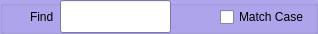
<?xml version="1.0" encoding="UTF-8"?>
<ui version="4.0">
 <class>pqItemViewSearchWidget</class>
 <widget class="QDialog" name="pqItemViewSearchWidget">
  <property name="geometry">
   <rect>
    <x>0</x>
    <y>0</y>
    <width>318</width>
    <height>34</height>
   </rect>
  </property>
  <property name="sizePolicy">
   <sizepolicy hsizetype="Expanding" vsizetype="Fixed">
    <horstretch>0</horstretch>
    <verstretch>0</verstretch>
   </sizepolicy>
  </property>
  <property name="palette">
   <palette>
    <active>
     <colorrole role="Base">
      <brush brushstyle="SolidPattern">
       <color alpha="255">
        <red>255</red>
        <green>255</green>
        <blue>255</blue>
       </color>
      </brush>
     </colorrole>
     <colorrole role="Window">
      <brush brushstyle="SolidPattern">
       <color alpha="255">
        <red>175</red>
        <green>166</green>
        <blue>238</blue>
       </color>
      </brush>
     </colorrole>
    </active>
    <inactive>
     <colorrole role="Base">
      <brush brushstyle="SolidPattern">
       <color alpha="255">
        <red>255</red>
        <green>255</green>
        <blue>255</blue>
       </color>
      </brush>
     </colorrole>
     <colorrole role="Window">
      <brush brushstyle="SolidPattern">
       <color alpha="255">
        <red>175</red>
        <green>166</green>
        <blue>238</blue>
       </color>
      </brush>
     </colorrole>
    </inactive>
    <disabled>
     <colorrole role="Base">
      <brush brushstyle="SolidPattern">
       <color alpha="255">
        <red>175</red>
        <green>166</green>
        <blue>238</blue>
       </color>
      </brush>
     </colorrole>
     <colorrole role="Window">
      <brush brushstyle="SolidPattern">
       <color alpha="255">
        <red>175</red>
        <green>166</green>
        <blue>238</blue>
       </color>
      </brush>
     </colorrole>
    </disabled>
   </palette>
  </property>
  <property name="windowTitle">
   <string>Dialog</string>
  </property>
  <property name="windowOpacity">
   <double>0.870000000000000</double>
  </property>
  <layout class="QHBoxLayout" name="horizontalLayout">
   <property name="spacing">
    <number>3</number>
   </property>
   <property name="margin">
    <number>0</number>
   </property>
   <item>
    <widget class="QGroupBox" name="groupBox">
     <widget class="QLineEdit" name="lineEditSearch">
      <property name="geometry">
       <rect>
        <x>60</x>
        <y>0</y>
        <width>111</width>
        <height>33</height>
       </rect>
      </property>
      <property name="cursor">
       <cursorShape>ArrowCursor</cursorShape>
      </property>
      <property name="mouseTracking">
       <bool>false</bool>
      </property>
      <property name="focusPolicy">
       <enum>Qt::StrongFocus</enum>
      </property>
      <property name="acceptDrops">
       <bool>false</bool>
      </property>
     </widget>
     <widget class="QLabel" name="label">
      <property name="geometry">
       <rect>
        <x>30</x>
        <y>0</y>
        <width>29</width>
        <height>34</height>
       </rect>
      </property>
      <property name="sizePolicy">
       <sizepolicy hsizetype="Fixed" vsizetype="Preferred">
        <horstretch>0</horstretch>
        <verstretch>0</verstretch>
       </sizepolicy>
      </property>
      <property name="text">
       <string>Find</string>
      </property>
     </widget>
     <widget class="QPushButton" name="nextButton">
      <property name="geometry">
       <rect>
        <x>180</x>
        <y>3</y>
        <width>16</width>
        <height>31</height>
       </rect>
      </property>
      <property name="sizePolicy">
       <sizepolicy hsizetype="Fixed" vsizetype="Fixed">
        <horstretch>0</horstretch>
        <verstretch>0</verstretch>
       </sizepolicy>
      </property>
      <property name="focusPolicy">
       <enum>Qt::StrongFocus</enum>
      </property>
      <property name="toolTip">
       <string>Next (ALT+N)</string>
      </property>
      <property name="text">
       <string/>
      </property>
      <property name="icon">
       <iconset resource="../pqComponents.qrc">
        <normaloff>:/pqWidgets/Icons/pqArrowDown16.png</normaloff>:/pqWidgets/Icons/pqArrowDown16.png</iconset>
      </property>
      <property name="flat">
       <bool>true</bool>
      </property>
     </widget>
     <widget class="QCheckBox" name="checkBoxMattchCase">
      <property name="geometry">
       <rect>
        <x>220</x>
        <y>4</y>
        <width>101</width>
        <height>26</height>
       </rect>
      </property>
      <property name="sizePolicy">
       <sizepolicy hsizetype="Fixed" vsizetype="Fixed">
        <horstretch>0</horstretch>
        <verstretch>0</verstretch>
       </sizepolicy>
      </property>
      <property name="text">
       <string>Match Case</string>
      </property>
     </widget>
     <widget class="QPushButton" name="closeButton">
      <property name="geometry">
       <rect>
        <x>0</x>
        <y>3</y>
        <width>21</width>
        <height>31</height>
       </rect>
      </property>
      <property name="sizePolicy">
       <sizepolicy hsizetype="Fixed" vsizetype="Fixed">
        <horstretch>0</horstretch>
        <verstretch>0</verstretch>
       </sizepolicy>
      </property>
      <property name="toolTip">
       <string>Close (Esc)</string>
      </property>
      <property name="text">
       <string/>
      </property>
      <property name="icon">
       <iconset resource="../pqComponents.qrc">
        <normaloff>:/pqWidgets/Icons/pqCancel.svg</normaloff>:/pqWidgets/Icons/pqCancel.svg</iconset>
      </property>
      <property name="flat">
       <bool>true</bool>
      </property>
     </widget>
     <widget class="QPushButton" name="previousButton">
      <property name="geometry">
       <rect>
        <x>200</x>
        <y>3</y>
        <width>16</width>
        <height>31</height>
       </rect>
      </property>
      <property name="sizePolicy">
       <sizepolicy hsizetype="Fixed" vsizetype="Fixed">
        <horstretch>0</horstretch>
        <verstretch>0</verstretch>
       </sizepolicy>
      </property>
      <property name="toolTip">
       <string>Previous (ALT+P)</string>
      </property>
      <property name="text">
       <string/>
      </property>
      <property name="icon">
       <iconset resource="../pqComponents.qrc">
        <normaloff>:/pqWidgets/Icons/pqArrowUp16.png</normaloff>:/pqWidgets/Icons/pqArrowUp16.png</iconset>
      </property>
      <property name="flat">
       <bool>true</bool>
      </property>
     </widget>
     <zorder>lineEditSearch</zorder>
     <zorder>label</zorder>
     <zorder>nextButton</zorder>
     <zorder>checkBoxMattchCase</zorder>
     <zorder>previousButton</zorder>
     <zorder>closeButton</zorder>
    </widget>
   </item>
  </layout>
 </widget>
 <tabstops>
  <tabstop>closeButton</tabstop>
  <tabstop>lineEditSearch</tabstop>
  <tabstop>nextButton</tabstop>
  <tabstop>previousButton</tabstop>
  <tabstop>checkBoxMattchCase</tabstop>
 </tabstops>
 <resources>
  <include location="../pqComponents.qrc"/>
 </resources>
 <connections>
  <connection>
   <sender>closeButton</sender>
   <signal>clicked()</signal>
   <receiver>pqItemViewSearchWidget</receiver>
   <slot>close()</slot>
   <hints>
    <hint type="sourcelabel">
     <x>10</x>
     <y>18</y>
    </hint>
    <hint type="destinationlabel">
     <x>158</x>
     <y>16</y>
    </hint>
   </hints>
  </connection>
 </connections>
</ui>
